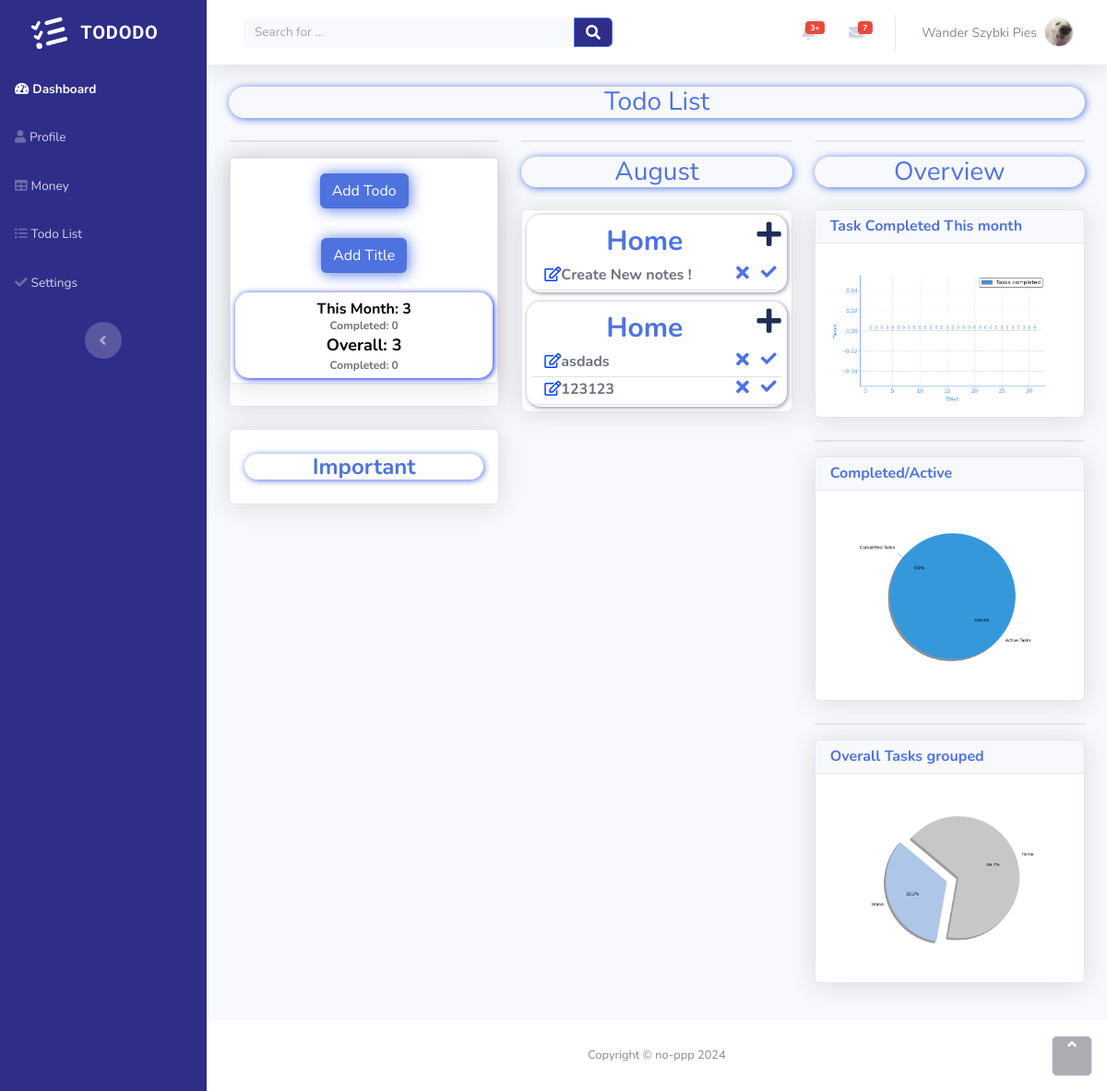
The app's page /todo_view/1/ (signed in) with its own data.
### todolist/models.py (models this page shows, shortened)
class TitleTodo(models.Model):
    title = models.CharField(max_length=30)
    user = models.ForeignKey(User, on_delete=models.CASCADE)
    class Meta:
        unique_together = ('title', 'user')
    def __str__(self) -> str:
        return self.title

class TodoList(models.Model):
    title = models.ForeignKey(TitleTodo, on_delete=models.CASCADE)
    task = models.CharField(max_length=20)
    important = models.BooleanField(verbose_name='Is it important ?', default=False)
    active = models.BooleanField(verbose_name="Mark if it's uncompleted", default=True)
    user = models.ForeignKey(User, on_delete=models.CASCADE)
    created_at = models.DateTimeField(auto_now=True)
    updated_at = models.DateTimeField(auto_now_add=True)

### todolist/decorators.py (the view)
    def _wrapped_view(request, *args, **kwargs):
        if not request.user.is_authenticated:
            return redirect('todolist:login')  # if user is not authenticated redirect him to login view
        if not request.user.is_active:
            return redirect('todolist:required_active_user')
        return view_func(request, *args, **kwargs)

### tododo/context_processors.py (called while the page is built)
def user_id(request):
    if request.user.is_authenticated:
        return {'user_id' : request.user.id}
    return {'user_id' : None}

### todolist/matplotlib_view.py (called while the page is built)
def convert_plot_to_base64(fig):
    buffer = io.BytesIO()
    fig.savefig(buffer, format='png')
    buffer.seek(0)
    image_png = buffer.getvalue()
    graph = base64.b64encode(image_png)
    graph = graph.decode('utf-8')
    buffer.close()
    return graph

def generate_pie(active, not_active):
    plt.switch_backend('AGG')
    plt.figure(figsize=(8, 6))
    sizes = [active, not_active]
    labels = ['Active Tasks', 'Completed Tasks']
    colors = ['#3498db', '#4CAF50']  # White, Green
    plt.pie(sizes, explode=(0.1, 0), labels=labels, colors=colors,
            autopct='%1.1f%%', shadow=True, startangle=140)
    plt.axis('equal')
    converted_plot = convert_plot_to_base64(plt)
    return converted_plot

def generate_pie_task(title_task_count, titles):
    plt.switch_backend('AGG')
    plt.figure(figsize=(8,6))
    len_titles = len(titles)
    colors = plt.cm.tab20(np.random.rand(len_titles))
    explode = [0.1] * len_titles
    plt.pie(title_task_count, explode=explode, labels=titles, colors=colors,
            autopct='%1.1f%%', shadow=True, startangle=140)
    plt.axis('equal')
    converted_plot = convert_plot_to_base64(plt)
    return converted_plot

### templates/todo_view.html (shortened to what this page needs)
{% extends "main.html" %}
{% load static %}
{% block content %}
                <div class="container-fluid">
                    <h3 class="text-primary mb-4" style="text-align: center;box-shadow: 1px 1px 9px;border-radius: 18px;">Todo List</h3>
                    <div class="row mb-3">
                        <div class="col-lg-4">
                            <div class="card mb-3"></div>
                            <div class="card shadow mb-4">
                                <div class="card shadow mb-4">
                                    <div class="card-body d-flex justify-content-center"><a href="{% url 'todolist:add_todo_with_title' user_id=user_id %}" class="btn btn-primary pulse animated" type="button" style="text-align: left;box-shadow: 1px 1px 16px var(--bs-btn-border-color);">Add Todo</a></div>
                                    <div class="card-body d-flex justify-content-center"><a href="{% url 'todolist:add_title_todo' user_id=user_id %}" class="btn btn-primary pulse animated" type="button" style="text-align: left;box-shadow: 1px 1px 16px var(--bs-btn-border-color);">Add Title</a></div>
                                    <div style="padding: 5px;margin: 5px;background: rgba(133,135,150,0);border: 1px solid rgba(133,135,150,0);border-radius: 15px;box-shadow: 1px 1px 6px rgb(0,30,255);">
                                        <p class="align-items-center align-content-center" style="color: var(--bs-emphasis-color);font-weight: bold;font-size: 16px;margin-bottom: -3px;text-align: center;">This Month: {{ tasks_this_month_count }}</p>
                                        <p class="align-items-center align-content-center" style="color: var(--bs-light-text-emphasis);font-weight: bold;font-size: 12px;text-align: center;margin-bottom: -1px;">Completed: {{ tasks_completed_this_month_count }}</p>
                                        <p class="align-items-center align-content-center" style="color: var(--bs-emphasis-color);font-weight: bold;font-size: 18px;text-align: center;margin-bottom: -1px;">Overall: {{ overall_tasks }}</p>
                                        <p class="align-items-center align-content-center" style="color: var(--bs-light-text-emphasis);font-weight: bold;font-size: 12px;text-align: center;margin-bottom: -1px;">Completed: {{ overall_tasks_completed }}<br><a href="#" style="text-decoration: none;"></a></p>
                                    </div>
                                </div>
                            </div>
                            <div class="card shadow mb-4">
                                <div class="card-body">
                                    <div class="text-primary" style="background: var(--bs-body-bg);border-radius: 14px;box-shadow: 1px 1px 7px var(--bs-link-color);">
                                        <h4 class="fw-bold text-primary" data-aos="zoom-in-left" data-aos-duration="300" data-aos-delay="250" style="color: rgb(133,135,150);border-radius: 14px;margin: 10px;text-align: center;font-family: Nunito, sans-serif;">Important</h4>
                                    </div>
                                </div>
                            </div>
                        </div>
                        <div class="col-lg-8 col-xl-4 col-xxl-4">
                            <div class="card mb-3"></div>
                            <h3 class="text-primary mb-4" style="text-align: center;box-shadow: 1px 1px 9px;border-radius: 18px;">{{month}}</h3>
                            <div class="card shadow mb-4">
                                {% for title, tasks in title_task_map.items %}
                                <div style="padding: 5px;margin: 5px;background: rgba(133,135,150,0);border: 1px solid rgba(133,135,150,0);border-radius: 15px;box-shadow: 1px 1px 5px;">
                                    <p class="text-primary align-items-center align-content-center" style="color: var(--bs-secondary-text-emphasis);font-weight: bold;font-size: 30px;margin-bottom: -3px;text-align: center;">{{ title.title }}<a class="float-end" href="{% url 'todolist:edit_current_task' user_id=user_id title_id=title.id%}"><i class="fas fa-plus text-primary-emphasis" data-aos="fade-down" data-aos-duration="200" data-aos-delay="200" style="color: #000000;"></i></a></p>
                                    {% for task in tasks %}
                                {% if not task.active %}
                                    <p class="align-items-center align-content-center" style="color: #22c232;font-weight: bold;font-size: 16px;margin-bottom: 0px;margin-top: 2px;padding: 5px;"><a href="{% url 'todolist:edit_task' user_id=user_id todolist_id=task.id%}"><i class="far fa-edit" style="margin-left: 8px;color: rgb(0,65,255);"></a></i>{{task.task}} (completed)<a href="{% url 'todolist:delete_task' user_id=user_id todolist_id=task.id %}" style="text-decoration: none;"><i class="fas fa-times float-end" style="font-size: 20px;"></i></a></p>
                                    <hr style="margin-top: -1px;margin-bottom: -4px;">
                                {% elif not task.important %}
                                    <p class="align-items-center align-content-center" data-aos="fade" data-aos-duration="100" data-aos-delay="100" style="color: var(--bs-dark-text-emphasis);font-weight: bold;font-size: 16px;margin-bottom: 0px;padding: 5px;"><a href="{% url 'todolist:edit_task' user_id=user_id todolist_id=task.id%}"><i class="far fa-edit" style="margin-left: 8px;color: rgb(0,65,255);"></a></i>{{ task.task }}<a class="float-end" href="{% url 'todolist:set_completed' user_id=user_id todolist_id=task.id %}" style="text-decoration: none;"><i class="fas fa-check" style="font-size: 17px;margin-left: 13px;"></i></a><a href="{% url 'todolist:delete_task' user_id=user_id todolist_id=task.id %}" style="text-decoration: none;"><i class="fas fa-times float-end" style="font-size: 20px;"></i></a></p>
                                    <hr style="margin-top: -1px;margin-bottom: -4px;">
                                {% endif %}
                                {% endfor %}
                                </div>
                                {% endfor %}
                            </div>
                        </div>
                        <div class="col-lg-8 col-xl-4 col-xxl-4">
                            <div class="card mb-3"></div>
                            <h3 class="text-primary mb-4" style="text-align: center;box-shadow: 1px 1px 9px;border-radius: 18px;">Overview</h3>
                            <div class="card shadow mb-4">
                                <div class="card-header d-flex">
                                        <h6 class="text-primary fw-bold m-0">Task Completed This month</h6>
                                </div>
                                <div class="card-body">
                                    <img alt="Wykres" style="max-width: 100%; height: auto;"> </img>
                                </div>
                            </div>
                            <div class="card mb-3"></div>
                            <div class="card shadow mb-4">
                                <div class="card-header d-flex">
                                        <h6 class="text-primary fw-bold m-0">Completed/Active</h6>
                                </div>
                                <div class="card-body">
                                    <img style="max-width: 100%; height: auto;"> </img>
                                </div>
                            </div>
                            <div class="card mb-3"></div>
                            <div class="card shadow mb-4">
                                <div class="card-header d-flex">
                                        <h6 class="text-primary fw-bold m-0">Overall Tasks grouped</h6>
                                </div>
                                <div class="card-body">
                                    <img alt="Wykres" style="max-width: 100%; height: auto;"> </img>
                                </div>
                            </div>
                        </div>
                    </div>
                </div>
            </div>
            <footer class="bg-white sticky-footer">
                <div class="container my-auto">
                    <div class="text-center my-auto copyright"><span>Copyright © no-ppp 2024</span></div>
                </div>
            </footer>
        </div><a class="border rounded d-inline scroll-to-top" href="#page-top"><i class="fas fa-angle-up"></i></a>
    </div>
</body>
{% endblock %}

### templates/main.html (shortened to what this page needs)
<html data-bs-theme="light" lang="en">
{% load static %}
<head>
    <link rel="stylesheet" href="{% static "bootstrap/css/bootstrap.min.css" %}">
    <link rel="stylesheet" href="{% static 'fonts/fontawesome-all.min.css' %}">
    <link rel="stylesheet" href="{% static "css/untitled.css" %}">
</head>
{% include "navbar.html" %}
{% block content %}
{% endblock content %}
<link rel="stylesheet" href="{% static 'css/untitled.css' %}">

### templates/navbar.html (shortened to what this page needs)
{% load static %}
<body id="page-top">
    <div id="wrapper">
        <nav class="navbar align-items-start sidebar sidebar-dark accordion bg-gradient-primary p-0 navbar-dark" style="background: rgb(46,45,136);">
            <div class="container-fluid d-flex flex-column p-0"><a class="navbar-brand d-flex justify-content-center align-items-center sidebar-brand m-0" href="{% url 'todolist:home' %}">
                    <div class="sidebar-brand-icon rotate-n-15"></div>
                    <div class="sidebar-brand-text mx-3"><span style="font-family: 'Akaya Kanadaka', serif;font-size: 20px;">TODODO</span></div>
                </a>
                <ul class="navbar-nav text-light" id="accordionSidebar">
                    <li class="nav-item"><a class="nav-link active" href={% url 'todolist:home' %}><i class="fas fa-tachometer-alt"></i><span>Dashboard</span></a></li>
                    <li class="nav-item"><a class="nav-link" href={% url 'todolist:profile' user_id=user_id %}><i class="fas fa-user"></i><span>Profile</span></a></li>
                    <li class="nav-item"><a class="nav-link" href={% url 'todolist:money_view' user_id=user_id %}><i class="fas fa-table"></i><span>Money</span></a></li>
                    <li class="nav-item"><a class="nav-link" href={% url 'todolist:todo_view' user_id=user_id %}><i class="fas fa-list-ul"></i><span>Todo List</span></a></li>
                    <li class="nav-item"><a class="nav-link" href={% url 'todolist:profile_settings' user_id=user_id %}><i class="fas fa-check"></i><span>Settings</span></a></li>
                </ul>
                <div class="text-center d-none d-md-inline"><button class="btn rounded-circle border-0" id="sidebarToggle" type="button"></button></div>
            </div>
        </nav>
        <div class="d-flex flex-column" id="content-wrapper">
            <div id="content">
                <nav class="navbar navbar-expand bg-white shadow mb-4 topbar">
                    <div class="container-fluid"><button class="btn btn-link d-md-none rounded-circle me-3" id="sidebarToggleTop" type="button"></button>
                        <form class="d-none d-sm-inline-block me-auto ms-md-3 my-2 my-md-0 mw-100 navbar-search">
                            <div class="input-group"><input class="bg-light form-control border-0 small" type="text" placeholder="Search for ..."><button class="btn btn-primary py-0" type="button" style="background: rgb(46,45,136);"><i class="fas fa-search"></i></button></div>
                        </form>
                        <ul class="navbar-nav flex-nowrap ms-auto">
                            <li class="nav-item dropdown no-arrow mx-1">
                                <div class="nav-item dropdown no-arrow"><a class="dropdown-toggle nav-link" aria-expanded="false" data-bs-toggle="dropdown" href="#"><span class="badge bg-danger badge-counter">3+</span></a>
                                </div>
                            </li>
                            <li class="nav-item dropdown no-arrow mx-1">
                                <div class="nav-item dropdown no-arrow"><a class="dropdown-toggle nav-link" aria-expanded="false" data-bs-toggle="dropdown" href="#"><span class="badge bg-danger badge-counter">7</span><i class="fas fa-envelope fa-fw"></i></a>
                                </div>
                            </li>
                            <li class="nav-item dropdown no-arrow">
                                <div class="nav-item dropdown no-arrow"><a class="dropdown-toggle nav-link" aria-expanded="false" data-bs-toggle="dropdown" href="#"><span class="d-none d-lg-inline me-2 text-gray-600 small">Wander Szybki Pies</span><img class="border rounded-circle img-profile" src="{% static 'images/avatars/Avatarwander.png' %}"></a>
                                </div>
                            </li>
                        </ul>
                    </div>
                </nav>

### records on screen
TitleTodo: title "Home"
TodoList: task "Create New notes !"
TitleTodo: title "Home"
TodoList: task "asdads"
TodoList: task "123123"

### other values on screen
{{ tasks_this_month_count }} "3"
{{ tasks_completed_this_month_count }} "0"
{{ overall_tasks }} "3"
{{ overall_tasks_completed }} "0"
